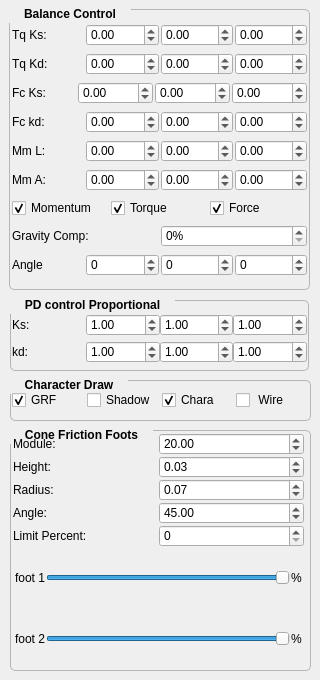
          <widget class="QWidget" name="tab">
           <attribute name="title">
            <string>General Controller</string>
           </attribute>
           <widget class="QGroupBox" name="groupBox_3">
            <property name="geometry">
             <rect>
              <x>9</x>
              <y>9</y>
              <width>301</width>
              <height>281</height>
             </rect>
            </property>
            <property name="font">
             <font>
              <pointsize>9</pointsize>
              <weight>75</weight>
              <bold>true</bold>
             </font>
            </property>
            <property name="styleSheet">
             <string notr="true">QGroupBox::title { 
   
     subcontrol-position: top left; /* position at the top left*/ 
  padding: 2px 13px;
   margin-top: -5px;
    
 }

QGroupBox{
   border: 1px solid rgb(182, 181, 179);
  border-radius: 5px;
}</string>
            </property>
            <property name="title">
             <string>Balance Control</string>
            </property>
            <layout class="QGridLayout" name="gridLayout_7">
             <property name="leftMargin">
              <number>2</number>
             </property>
             <property name="topMargin">
              <number>9</number>
             </property>
             <property name="rightMargin">
              <number>2</number>
             </property>
             <property name="bottomMargin">
              <number>2</number>
             </property>
             <property name="spacing">
              <number>2</number>
             </property>
             <item row="0" column="0">
              <layout class="QHBoxLayout" name="horizontalLayout_11">
               <item>
                <widget class="QLabel" name="label_12">
                 <property name="text">
                  <string>Tq Ks:</string>
                 </property>
                </widget>
               </item>
               <item>
                <widget class="QDoubleSpinBox" name="xksTqBal">
                 <property name="minimum">
                  <double>-500.000000000000000</double>
                 </property>
                 <property name="maximum">
                  <double>500.000000000000000</double>
                 </property>
                </widget>
               </item>
               <item>
                <widget class="QDoubleSpinBox" name="yksTqBal">
                 <property name="minimum">
                  <double>-500.000000000000000</double>
                 </property>
                 <property name="maximum">
                  <double>500.000000000000000</double>
                 </property>
                </widget>
               </item>
               <item>
                <widget class="QDoubleSpinBox" name="zksTqBal">
                 <property name="minimum">
                  <double>-500.000000000000000</double>
                 </property>
                 <property name="maximum">
                  <double>500.000000000000000</double>
                 </property>
                </widget>
               </item>
              </layout>
             </item>
             <item row="1" column="0">
              <layout class="QHBoxLayout" name="horizontalLayout_12">
               <item>
                <widget class="QLabel" name="label_13">
                 <property name="text">
                  <string>Tq Kd:</string>
                 </property>
                </widget>
               </item>
               <item>
                <widget class="QDoubleSpinBox" name="xkdTqBal">
                 <property name="minimum">
                  <double>-500.000000000000000</double>
                 </property>
                 <property name="maximum">
                  <double>500.000000000000000</double>
                 </property>
                </widget>
               </item>
               <item>
                <widget class="QDoubleSpinBox" name="ykdTqBal">
                 <property name="minimum">
                  <double>-500.000000000000000</double>
                 </property>
                 <property name="maximum">
                  <double>500.000000000000000</double>
                 </property>
                </widget>
               </item>
               <item>
                <widget class="QDoubleSpinBox" name="zkdTqBal">
                 <property name="minimum">
                  <double>-500.000000000000000</double>
                 </property>
                 <property name="maximum">
                  <double>500.000000000000000</double>
                 </property>
                </widget>
               </item>
              </layout>
             </item>
             <item row="2" column="0">
              <layout class="QHBoxLayout" name="horizontalLayout_13">
               <item>
                <widget class="QLabel" name="label_14">
                 <property name="text">
                  <string>Fc Ks:</string>
                 </property>
                </widget>
               </item>
               <item>
                <widget class="QDoubleSpinBox" name="xksForBal">
                 <property name="minimum">
                  <double>-9999.000000000000000</double>
                 </property>
                 <property name="maximum">
                  <double>9999.000000000000000</double>
                 </property>
                </widget>
               </item>
               <item>
                <widget class="QDoubleSpinBox" name="yksForBal">
                 <property name="minimum">
                  <double>-9999.000000000000000</double>
                 </property>
                 <property name="maximum">
                  <double>9999.000000000000000</double>
                 </property>
                </widget>
               </item>
               <item>
                <widget class="QDoubleSpinBox" name="zksForBal">
                 <property name="minimum">
                  <double>-9999.000000000000000</double>
                 </property>
                 <property name="maximum">
                  <double>9999.000000000000000</double>
                 </property>
                </widget>
               </item>
              </layout>
             </item>
             <item row="3" column="0">
              <layout class="QHBoxLayout" name="horizontalLayout_14">
               <item>
                <widget class="QLabel" name="label_15">
                 <property name="text">
                  <string>Fc kd:</string>
                 </property>
                </widget>
               </item>
               <item>
                <widget class="QDoubleSpinBox" name="xkdForBal">
                 <property name="minimum">
                  <double>-999.000000000000000</double>
                 </property>
                 <property name="maximum">
                  <double>999.000000000000000</double>
                 </property>
                </widget>
               </item>
               <item>
                <widget class="QDoubleSpinBox" name="ykdForBal">
                 <property name="minimum">
                  <double>-500.000000000000000</double>
                 </property>
                 <property name="maximum">
                  <double>500.000000000000000</double>
                 </property>
                </widget>
               </item>
               <item>
                <widget class="QDoubleSpinBox" name="zkdForBal">
                 <property name="minimum">
                  <double>-500.000000000000000</double>
                 </property>
                 <property name="maximum">
                  <double>500.000000000000000</double>
                 </property>
                </widget>
               </item>
              </layout>
             </item>
             <item row="4" column="0">
              <layout class="QHBoxLayout" name="horizontalLayout_19">
               <item>
                <widget class="QLabel" name="label_18">
                 <property name="text">
                  <string>Mm L:</string>
                 </property>
                </widget>
               </item>
               <item>
                <widget class="QDoubleSpinBox" name="xkmomlinBal">
                 <property name="minimum">
                  <double>-500.000000000000000</double>
                 </property>
                 <property name="maximum">
                  <double>500.000000000000000</double>
                 </property>
                </widget>
               </item>
               <item>
                <widget class="QDoubleSpinBox" name="ykmomlinBal">
                 <property name="minimum">
                  <double>-500.000000000000000</double>
                 </property>
                 <property name="maximum">
                  <double>500.000000000000000</double>
                 </property>
                </widget>
               </item>
               <item>
                <widget class="QDoubleSpinBox" name="zkmomlinBal">
                 <property name="minimum">
                  <double>-500.000000000000000</double>
                 </property>
                 <property name="maximum">
                  <double>500.000000000000000</double>
                 </property>
                </widget>
               </item>
              </layout>
             </item>
             <item row="5" column="0">
              <layout class="QHBoxLayout" name="horizontalLayout_37">
               <item>
                <widget class="QLabel" name="label_35">
                 <property name="text">
                  <string>Mm A:</string>
                 </property>
                </widget>
               </item>
               <item>
                <widget class="QDoubleSpinBox" name="xkmomangBal">
                 <property name="minimum">
                  <double>-500.000000000000000</double>
                 </property>
                 <property name="maximum">
                  <double>500.000000000000000</double>
                 </property>
                </widget>
               </item>
               <item>
                <widget class="QDoubleSpinBox" name="ykmomangBal">
                 <property name="minimum">
                  <double>-500.000000000000000</double>
                 </property>
                 <property name="maximum">
                  <double>500.000000000000000</double>
                 </property>
                </widget>
               </item>
               <item>
                <widget class="QDoubleSpinBox" name="zkmomangBal">
                 <property name="minimum">
                  <double>-500.000000000000000</double>
                 </property>
                 <property name="maximum">
                  <double>500.000000000000000</double>
                 </property>
                </widget>
               </item>
              </layout>
             </item>
             <item row="6" column="0">
              <layout class="QHBoxLayout" name="horizontalLayout_20">
               <item>
                <widget class="QCheckBox" name="checkMomentum">
                 <property name="text">
                  <string>Momentum</string>
                 </property>
                 <property name="checked">
                  <bool>true</bool>
                 </property>
                </widget>
               </item>
               <item>
                <widget class="QCheckBox" name="checkTorqueBal">
                 <property name="text">
                  <string>Torque</string>
                 </property>
                 <property name="checked">
                  <bool>true</bool>
                 </property>
                </widget>
               </item>
               <item>
                <widget class="QCheckBox" name="checkForceBal">
                 <property name="text">
                  <string>Force</string>
                 </property>
                 <property name="checked">
                  <bool>true</bool>
                 </property>
                </widget>
               </item>
              </layout>
             </item>
             <item row="8" column="0">
              <layout class="QHBoxLayout" name="horizontalLayout_21">
               <item>
                <widget class="QLabel" name="label_20">
                 <property name="text">
                  <string>Angle</string>
                 </property>
                </widget>
               </item>
               <item>
                <widget class="QSpinBox" name="angleBalBodyx">
                 <property name="minimum">
                  <number>-361</number>
                 </property>
                 <property name="maximum">
                  <number>361</number>
                 </property>
                </widget>
               </item>
               <item>
                <widget class="QSpinBox" name="angleBalBodyy">
                 <property name="minimum">
                  <number>-361</number>
                 </property>
                 <property name="maximum">
                  <number>361</number>
                 </property>
                </widget>
               </item>
               <item>
                <widget class="QSpinBox" name="angleBalBodyz">
                 <property name="minimum">
                  <number>-361</number>
                 </property>
                 <property name="maximum">
                  <number>361</number>
                 </property>
                </widget>
               </item>
              </layout>
             </item>
             <item row="7" column="0">
              <layout class="QHBoxLayout" name="horizontalLayout_48">
               <item>
                <widget class="QLabel" name="label_45">
                 <property name="text">
                  <string>Gravity Comp:</string>
                 </property>
                </widget>
               </item>
               <item>
                <widget class="QSpinBox" name="gravComp">
                 <property name="suffix">
                  <string>%</string>
                 </property>
                 <property name="maximum">
                  <number>100</number>
                 </property>
                </widget>
               </item>
              </layout>
             </item>
            </layout>
           </widget>
           <widget class="QGroupBox" name="groupBox_4">
            <property name="geometry">
             <rect>
              <x>10</x>
              <y>300</y>
              <width>299</width>
              <height>71</height>
             </rect>
            </property>
            <property name="font">
             <font>
              <pointsize>9</pointsize>
              <weight>75</weight>
              <bold>true</bold>
             </font>
            </property>
            <property name="styleSheet">
             <string notr="true">QGroupBox::title { 
   
     subcontrol-position: top left; /* position at the top left*/ 
  padding: 2px 13px;
   margin-top: -5px;
    
 }

QGroupBox{
   border: 1px solid rgb(182, 181, 179);
  border-radius: 5px;
}</string>
            </property>
            <property name="title">
             <string>PD control Proportional</string>
            </property>
            <layout class="QGridLayout" name="gridLayout_8">
             <property name="leftMargin">
              <number>1</number>
             </property>
             <property name="topMargin">
              <number>9</number>
             </property>
             <property name="rightMargin">
              <number>1</number>
             </property>
             <property name="bottomMargin">
              <number>2</number>
             </property>
             <property name="horizontalSpacing">
              <number>2</number>
             </property>
             <property name="verticalSpacing">
              <number>1</number>
             </property>
             <item row="0" column="0">
              <layout class="QHBoxLayout" name="horizontalLayout_15">
               <item>
                <widget class="QLabel" name="label_16">
                 <property name="text">
                  <string>Ks:</string>
                 </property>
                </widget>
               </item>
               <item>
                <widget class="QDoubleSpinBox" name="xksPdProp">
                 <property name="minimum">
                  <double>-500.000000000000000</double>
                 </property>
                 <property name="maximum">
                  <double>500.000000000000000</double>
                 </property>
                 <property name="value">
                  <double>1.000000000000000</double>
                 </property>
                </widget>
               </item>
               <item>
                <widget class="QDoubleSpinBox" name="yksPdProp">
                 <property name="minimum">
                  <double>-500.000000000000000</double>
                 </property>
                 <property name="maximum">
                  <double>500.000000000000000</double>
                 </property>
                 <property name="value">
                  <double>1.000000000000000</double>
                 </property>
                </widget>
               </item>
               <item>
                <widget class="QDoubleSpinBox" name="zksPdProp">
                 <property name="minimum">
                  <double>-500.000000000000000</double>
                 </property>
                 <property name="maximum">
                  <double>500.000000000000000</double>
                 </property>
                 <property name="value">
                  <double>1.000000000000000</double>
                 </property>
                </widget>
               </item>
              </layout>
             </item>
             <item row="1" column="0">
              <layout class="QHBoxLayout" name="horizontalLayout_16">
               <item>
                <widget class="QLabel" name="label_17">
                 <property name="text">
                  <string>kd:</string>
                 </property>
                </widget>
               </item>
               <item>
                <widget class="QDoubleSpinBox" name="xkdPdProp">
                 <property name="minimum">
                  <double>-500.000000000000000</double>
                 </property>
                 <property name="maximum">
                  <double>500.000000000000000</double>
                 </property>
                 <property name="singleStep">
                  <double>0.100000000000000</double>
                 </property>
                 <property name="value">
                  <double>1.000000000000000</double>
                 </property>
                </widget>
               </item>
               <item>
                <widget class="QDoubleSpinBox" name="ykdPdProp">
                 <property name="minimum">
                  <double>-500.000000000000000</double>
                 </property>
                 <property name="maximum">
                  <double>500.000000000000000</double>
                 </property>
                 <property name="singleStep">
                  <double>0.100000000000000</double>
                 </property>
                 <property name="value">
                  <double>1.000000000000000</double>
                 </property>
                </widget>
               </item>
               <item>
                <widget class="QDoubleSpinBox" name="zkdPdProp">
                 <property name="minimum">
                  <double>-500.000000000000000</double>
                 </property>
                 <property name="maximum">
                  <double>500.000000000000000</double>
                 </property>
                 <property name="singleStep">
                  <double>0.100000000000000</double>
                 </property>
                 <property name="value">
                  <double>1.000000000000000</double>
                 </property>
                </widget>
               </item>
              </layout>
             </item>
            </layout>
           </widget>
           <widget class="QGroupBox" name="groupBoxCone">
            <property name="geometry">
             <rect>
              <x>10</x>
              <y>430</y>
              <width>301</width>
              <height>241</height>
             </rect>
            </property>
            <property name="font">
             <font>
              <pointsize>9</pointsize>
              <weight>75</weight>
              <bold>true</bold>
             </font>
            </property>
            <property name="styleSheet">
             <string notr="true">QGroupBox::title { 
   
     subcontrol-position: top left; /* position at the top left*/ 
  padding: 2px 13px;
   margin-top: -5px;
    
 }

QGroupBox{
   border: 1px solid rgb(182, 181, 179);
  border-radius: 5px;
}</string>
            </property>
            <property name="title">
             <string>Cone Friction Foots</string>
            </property>
            <widget class="QWidget" name="layoutWidget">
             <property name="geometry">
              <rect>
               <x>3</x>
               <y>3</y>
               <width>291</width>
               <height>236</height>
              </rect>
             </property>
             <layout class="QVBoxLayout" name="verticalLayout_3">
              <property name="spacing">
               <number>1</number>
              </property>
              <item>
               <layout class="QVBoxLayout" name="verticalLayout_2">
                <property name="spacing">
                 <number>1</number>
                </property>
                <item>
                 <layout class="QHBoxLayout" name="horizontalLayout_27">
                  <item>
                   <widget class="QLabel" name="label_28">
                    <property name="text">
                     <string>Module:</string>
                    </property>
                   </widget>
                  </item>
                  <item>
                   <widget class="QDoubleSpinBox" name="coneM">
                    <property name="maximum">
                     <double>2000.000000000000000</double>
                    </property>
                    <property name="singleStep">
                     <double>2.000000000000000</double>
                    </property>
                    <property name="value">
                     <double>20.000000000000000</double>
                    </property>
                   </widget>
                  </item>
                 </layout>
                </item>
                <item>
                 <layout class="QHBoxLayout" name="horizontalLayout_29">
                  <item>
                   <widget class="QLabel" name="label_30">
                    <property name="text">
                     <string>Height:</string>
                    </property>
                   </widget>
                  </item>
                  <item>
                   <widget class="QDoubleSpinBox" name="coneHeight">
                    <property name="maximum">
                     <double>500.000000000000000</double>
                    </property>
                    <property name="singleStep">
                     <double>0.010000000000000</double>
                    </property>
                    <property name="value">
                     <double>0.030000000000000</double>
                    </property>
                   </widget>
                  </item>
                 </layout>
                </item>
                <item>
                 <layout class="QHBoxLayout" name="horizontalLayout_28">
                  <item>
                   <widget class="QLabel" name="label_19">
                    <property name="text">
                     <string>Radius:</string>
                    </property>
                   </widget>
                  </item>
                  <item>
                   <widget class="QDoubleSpinBox" name="coneRadius">
                    <property name="maximum">
                     <double>500.000000000000000</double>
                    </property>
                    <property name="singleStep">
                     <double>0.010000000000000</double>
                    </property>
                    <property name="value">
                     <double>0.070000000000000</double>
                    </property>
                   </widget>
                  </item>
                 </layout>
                </item>
                <item>
                 <layout class="QHBoxLayout" name="horizontalLayout_30">
                  <item>
                   <widget class="QLabel" name="label_29">
                    <property name="text">
                     <string>Angle:</string>
                    </property>
                   </widget>
                  </item>
                  <item>
                   <widget class="QDoubleSpinBox" name="coneAngle">
                    <property name="minimum">
                     <double>-180.000000000000000</double>
                    </property>
                    <property name="maximum">
                     <double>180.000000000000000</double>
                    </property>
                    <property name="singleStep">
                     <double>5.000000000000000</double>
                    </property>
                    <property name="value">
                     <double>45.000000000000000</double>
                    </property>
                   </widget>
                  </item>
                 </layout>
                </item>
               </layout>
              </item>
              <item>
               <layout class="QHBoxLayout" name="horizontalLayout_23">
                <item>
                 <widget class="QLabel" name="label_24">
                  <property name="text">
                   <string>Limit Percent:</string>
                  </property>
                 </widget>
                </item>
                <item>
                 <widget class="QSpinBox" name="coneLimit">
                  <property name="maximum">
                   <number>100</number>
                  </property>
                 </widget>
                </item>
               </layout>
              </item>
              <item>
               <widget class="QFrame" name="FootLeft">
                <layout class="QHBoxLayout" name="horizontalLayout_25">
                 <property name="spacing">
                  <number>1</number>
                 </property>
                 <property name="leftMargin">
                  <number>2</number>
                 </property>
                 <property name="topMargin">
                  <number>2</number>
                 </property>
                 <property name="rightMargin">
                  <number>2</number>
                 </property>
                 <property name="bottomMargin">
                  <number>2</number>
                 </property>
                 <item>
                  <widget class="QLabel" name="label_26">
                   <property name="text">
                    <string>foot 1</string>
                   </property>
                  </widget>
                 </item>
                 <item>
                  <widget class="QSlider" name="coneFoot1">
                   <property name="maximum">
                    <number>100</number>
                   </property>
                   <property name="pageStep">
                    <number>5</number>
                   </property>
                   <property name="value">
                    <number>100</number>
                   </property>
                   <property name="orientation">
                    <enum>Qt::Horizontal</enum>
                   </property>
                  </widget>
                 </item>
                 <item>
                  <widget class="QLabel" name="conePerc1">
                   <property name="text">
                    <string>%</string>
                   </property>
                  </widget>
                 </item>
                </layout>
               </widget>
              </item>
              <item>
               <widget class="QFrame" name="FootRight">
                <layout class="QHBoxLayout" name="horizontalLayout_26">
                 <property name="spacing">
                  <number>1</number>
                 </property>
                 <property name="leftMargin">
                  <number>2</number>
                 </property>
                 <property name="topMargin">
                  <number>2</number>
                 </property>
                 <property name="rightMargin">
                  <number>2</number>
                 </property>
                 <property name="bottomMargin">
                  <number>2</number>
                 </property>
                 <item>
                  <widget class="QLabel" name="label_27">
                   <property name="text">
                    <string>foot 2</string>
                   </property>
                  </widget>
                 </item>
                 <item>
                  <widget class="QSlider" name="coneFoot2">
                   <property name="maximum">
                    <number>100</number>
                   </property>
                   <property name="pageStep">
                    <number>5</number>
                   </property>
                   <property name="value">
                    <number>100</number>
                   </property>
                   <property name="orientation">
                    <enum>Qt::Horizontal</enum>
                   </property>
                  </widget>
                 </item>
                 <item>
                  <widget class="QLabel" name="conePerc2">
                   <property name="text">
                    <string>%</string>
                   </property>
                  </widget>
                 </item>
                </layout>
               </widget>
              </item>
             </layout>
            </widget>
           </widget>
           <widget class="QGroupBox" name="groupBox_7">
            <property name="geometry">
             <rect>
              <x>10</x>
              <y>380</y>
              <width>301</width>
              <height>41</height>
             </rect>
            </property>
            <property name="font">
             <font>
              <pointsize>9</pointsize>
              <weight>75</weight>
              <bold>true</bold>
             </font>
            </property>
            <property name="styleSheet">
             <string notr="true">QGroupBox::title { 
   
     subcontrol-position: top left; /* position at the top left*/ 
  padding: 2px 13px;
   margin-top: -5px;
    
 }

QGroupBox{
   border: 1px solid rgb(182, 181, 179);
  border-radius: 5px;
}</string>
            </property>
            <property name="title">
             <string>Character Draw</string>
            </property>
            <layout class="QGridLayout" name="gridLayout_11">
             <property name="leftMargin">
              <number>1</number>
             </property>
             <property name="topMargin">
              <number>2</number>
             </property>
             <property name="rightMargin">
              <number>1</number>
             </property>
             <property name="bottomMargin">
              <number>2</number>
             </property>
             <property name="spacing">
              <number>1</number>
             </property>
             <item row="0" column="0">
              <layout class="QHBoxLayout" name="horizontalLayout_24">
               <property name="spacing">
                <number>2</number>
               </property>
               <item>
                <widget class="QCheckBox" name="checkGRF">
                 <property name="text">
                  <string>GRF</string>
                 </property>
                 <property name="checked">
                  <bool>true</bool>
                 </property>
                </widget>
               </item>
               <item>
                <widget class="QCheckBox" name="checkShadow">
                 <property name="text">
                  <string>Shadow</string>
                 </property>
                </widget>
               </item>
               <item>
                <widget class="QCheckBox" name="checkShowChara">
                 <property name="text">
                  <string>Chara</string>
                 </property>
                 <property name="checked">
                  <bool>true</bool>
                 </property>
                </widget>
               </item>
               <item>
                <widget class="QCheckBox" name="checkWireChara">
                 <property name="text">
                  <string> Wire</string>
                 </property>
                </widget>
               </item>
              </layout>
             </item>
            </layout>
           </widget>
          </widget>
